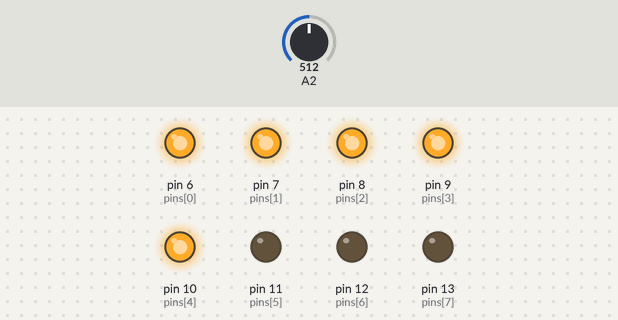
A sketch run on a simulated Arduino Uno, built with avr-gcc and run on an emulated ATmega328P. On the bench: output pins drawn as LEDs (lit = HIGH). The test bench sets the inputs (shaded band); at power-on: A2 = 512. What the sketch prints to the serial monitor is not drawn.

Above: at 1.8 s.
1.9 s: A2 set to 585
3.4 s: A2 set to 614
At 4.7 s:
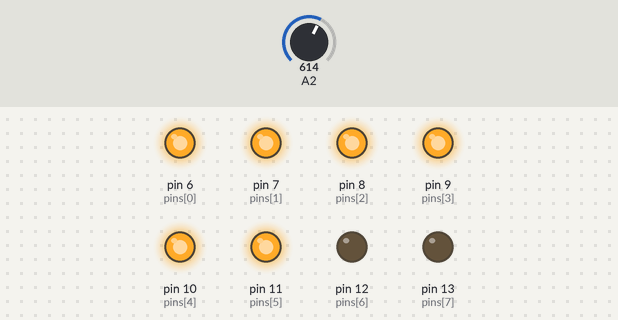
5.5 s: A2 set to 682
7.2 s: A2 set to 711
At 9.0 s:
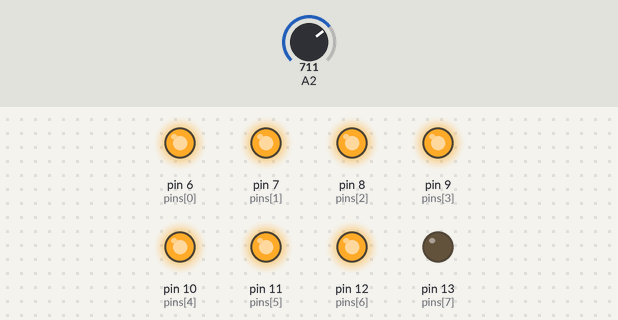
9.5 s: A2 set to 790
11.2 s: A2 set to 811
At 13.3 s:
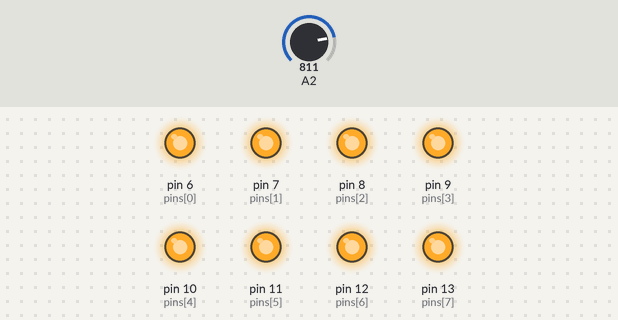
Timing chart, 0 to 14.5 s (numbered marks = the images above; inputs shaded):
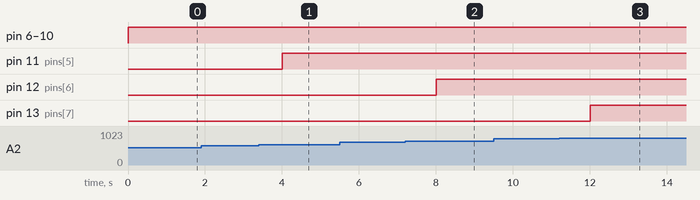

The sketch:

CH_29_03.ino
```cpp
int pins[] = { 6, 7, 8, 9, 10, 11, 12, 13 };  // LED 연결 핀

void setup() {
  Serial.begin(9600);     // 시리얼 통신 초기화

  for (int i = 0; i < 8; i++) {   // LED 연결 핀을 출력으로 설정
    pinMode(pins[i], OUTPUT);
  }
}

void loop() {
  int reading = analogRead(A2);     // 압력 센서 읽기

  // 나누는 값 100은 그림 29.14의 결과를 바탕으로 결정한 것이다.
  int LED_count = reading / 100;
  LED_count = LED_count % 9;    // 0~8개 LED로 제한

  Serial.print("ADC 값 : ");
  Serial.print(String(reading) + ",\tLED 개수 : ");
  Serial.println(LED_count);

  for (int i = 0; i < 8; i++) {   // 압력에 따라 LED 개수 제어
    boolean onoff = i < LED_count;
    digitalWrite(pins[i], onoff);
  }

  delay(1000);
}
```

Measured:
- the behaviour switches between 599 and 600 on A2 (found by bisection; images 0 and 1)
- the behaviour switches between 699 and 700 on A2 (found by bisection; images 1 and 2)
- the behaviour switches between 799 and 800 on A2 (found by bisection; images 2 and 3)
- after the input at 1.9 s, every drawn part: stays the same
- after the input at 3.4 s, pin 11 (pins[5]): LOW → HIGH after 0.60 s
- after the input at 5.5 s, every drawn part: stays the same
- after the input at 7.2 s, pin 12 (pins[6]): LOW → HIGH after 0.81 s
- after the input at 9.5 s, every drawn part: stays the same
- after the input at 11.2 s, pin 13 (pins[7]): LOW → HIGH after 0.81 s
